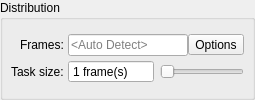
         <widget class="QGroupBox" name="distribution_groupBox">
          <property name="sizePolicy">
           <sizepolicy hsizetype="Preferred" vsizetype="Maximum">
            <horstretch>0</horstretch>
            <verstretch>0</verstretch>
           </sizepolicy>
          </property>
          <property name="title">
           <string>Distribution</string>
          </property>
          <property name="checked">
           <bool>false</bool>
          </property>
          <property name="expandable" stdset="0">
           <bool>true</bool>
          </property>
          <property name="xmlCategory" stdset="0">
           <string>distribution</string>
          </property>
          <layout class="QFormLayout" name="frames_formLayout">
           <property name="labelAlignment">
            <set>Qt::AlignRight|Qt::AlignTrailing|Qt::AlignVCenter</set>
           </property>
           <property name="formAlignment">
            <set>Qt::AlignLeading|Qt::AlignLeft|Qt::AlignVCenter</set>
           </property>
           <property name="horizontalSpacing">
            <number>4</number>
           </property>
           <property name="verticalSpacing">
            <number>4</number>
           </property>
           <property name="leftMargin">
            <number>8</number>
           </property>
           <property name="topMargin">
            <number>8</number>
           </property>
           <property name="rightMargin">
            <number>8</number>
           </property>
           <property name="bottomMargin">
            <number>8</number>
           </property>
           <item row="0" column="0">
            <widget class="QLabel" name="frameRange_label">
             <property name="text">
              <string>Frames:</string>
             </property>
            </widget>
           </item>
           <item row="1" column="0">
            <widget class="QLabel" name="taskSize_label">
             <property name="text">
              <string>Task size:</string>
             </property>
            </widget>
           </item>
           <item row="0" column="1">
            <widget class="QFrame" name="frames_frame">
             <property name="lineWidth">
              <number>0</number>
             </property>
             <layout class="QHBoxLayout" name="frames_horizontalLayout">
              <property name="spacing">
               <number>0</number>
              </property>
              <property name="leftMargin">
               <number>0</number>
              </property>
              <property name="topMargin">
               <number>0</number>
              </property>
              <property name="rightMargin">
               <number>0</number>
              </property>
              <property name="bottomMargin">
               <number>0</number>
              </property>
              <item>
               <widget class="QLineEdit" name="frames_lineEdit">
                <property name="toolTip">
                 <string>&lt;html&gt;&lt;head/&gt;&lt;body&gt;&lt;p&gt;Specify the frames to be rendered. Individual frames should be separated with commas, and ranges can be specified using a hyphen (e.g. '1, 5-10'). Reversed ordering is supported (e.g. '10-1') and step values can be specified with an 'x' (e.g. '1-20x5' will render frames 1, 6, 11 and 16). Duplicates will be removed automatically. If left blank, depending on the options selected, the renderer will attempt to detect the frame range at render time.&lt;/p&gt;&lt;/body&gt;&lt;/html&gt;</string>
                </property>
                <property name="text">
                 <string/>
                </property>
                <property name="placeholderText">
                 <string>&lt;Auto Detect&gt;</string>
                </property>
                <property name="xmlTag" stdset="0">
                 <string>frames</string>
                </property>
               </widget>
              </item>
              <item>
               <widget class="QToolButton" name="frameListOptions_toolButton">
                <property name="toolTip">
                 <string>Frame list options</string>
                </property>
                <property name="text">
                 <string>Options</string>
                </property>
                <property name="iconSize">
                 <size>
                  <width>15</width>
                  <height>15</height>
                 </size>
                </property>
                <property name="popupMode">
                 <enum>QToolButton::InstantPopup</enum>
                </property>
                <property name="toolButtonStyle">
                 <enum>Qt::ToolButtonIconOnly</enum>
                </property>
                <property name="noBackground" stdset="0">
                 <bool>false</bool>
                </property>
                <property name="attach" stdset="0">
                 <bool>true</bool>
                </property>
               </widget>
              </item>
             </layout>
            </widget>
           </item>
           <item row="1" column="1">
            <widget class="QFrame" name="taskSize_frame">
             <property name="lineWidth">
              <number>0</number>
             </property>
             <layout class="QHBoxLayout" name="taskSize_horizontalLayout">
              <property name="spacing">
               <number>6</number>
              </property>
              <property name="leftMargin">
               <number>0</number>
              </property>
              <property name="topMargin">
               <number>0</number>
              </property>
              <property name="rightMargin">
               <number>0</number>
              </property>
              <property name="bottomMargin">
               <number>0</number>
              </property>
              <item>
               <widget class="QSpinBox" name="taskSize_spinBox">
                <property name="toolTip">
                 <string>&lt;html&gt;&lt;head/&gt;&lt;body&gt;&lt;p&gt;In order to distribute the render job, it will be divided into tasks. Specify the number of frames that will be rendered for each task.&lt;/p&gt;&lt;/body&gt;&lt;/html&gt;</string>
                </property>
                <property name="buttonSymbols">
                 <enum>QAbstractSpinBox::NoButtons</enum>
                </property>
                <property name="suffix">
                 <string> frame(s)</string>
                </property>
                <property name="minimum">
                 <number>1</number>
                </property>
                <property name="maximum">
                 <number>9999</number>
                </property>
                <property name="xmlTag" stdset="0">
                 <string>taskSize</string>
                </property>
               </widget>
              </item>
              <item>
               <widget class="QSlider" name="taskSize_slider">
                <property name="minimum">
                 <number>1</number>
                </property>
                <property name="maximum">
                 <number>100</number>
                </property>
                <property name="value">
                 <number>1</number>
                </property>
                <property name="orientation">
                 <enum>Qt::Horizontal</enum>
                </property>
                <property name="tickPosition">
                 <enum>QSlider::NoTicks</enum>
                </property>
                <property name="tickInterval">
                 <number>10</number>
                </property>
               </widget>
              </item>
             </layout>
            </widget>
           </item>
          </layout>
         </widget>
